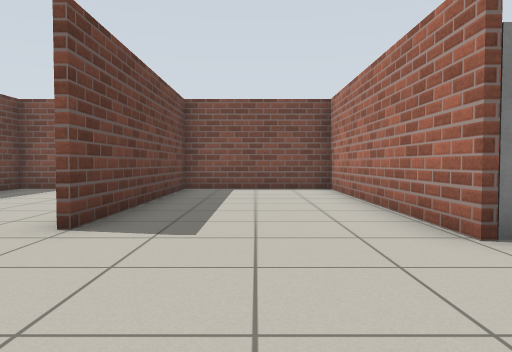
[1] (above)

12 first-person views from a walk through a robot-simulator world made for Gazebo. The camera is 0.72 m above the floor, tilts 2° down and sees 70° across. The floor is counted in squares, 1 m on a side. Each view is taken from the middle of a square. On the plan, view 1 faces up. The plan holds only what a view shows up to about 11 squares ahead; the rest is blank.

[2]
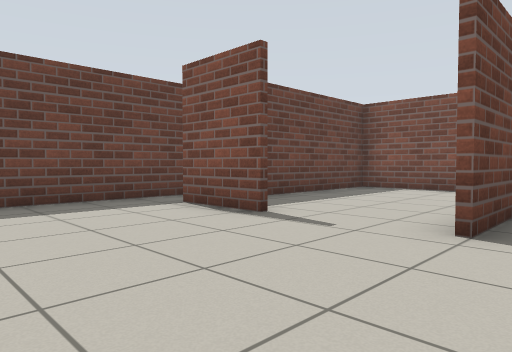

[3]
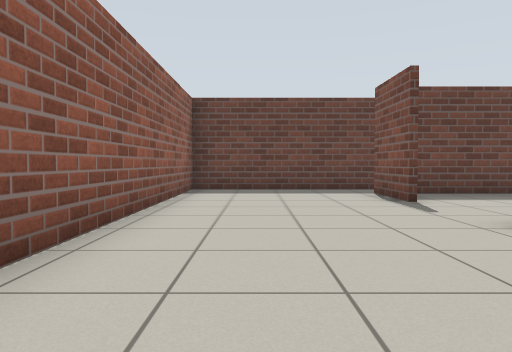

[4]
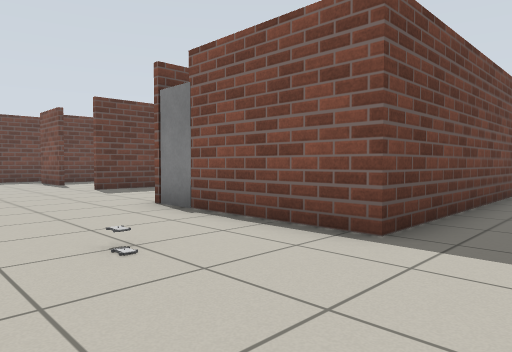

[5]
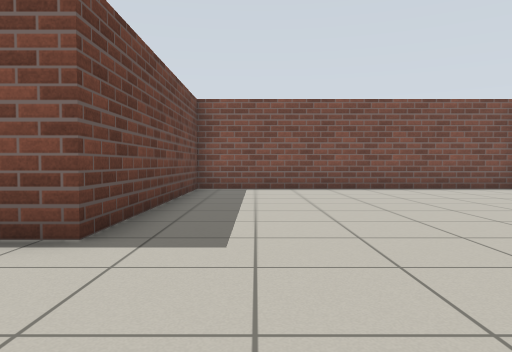

[6]
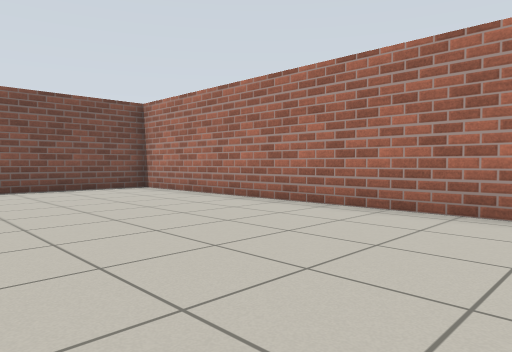

[7]
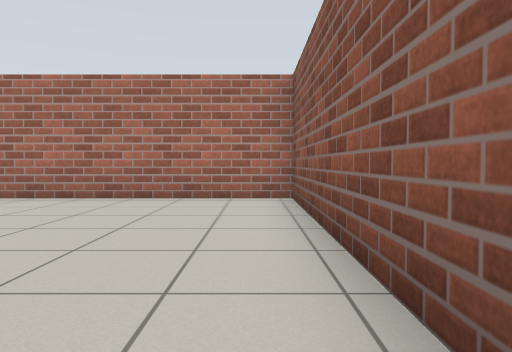

[8]
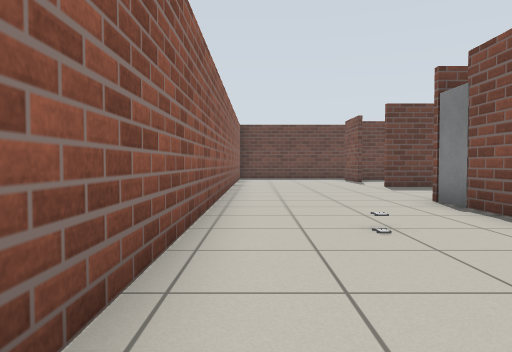

[9]
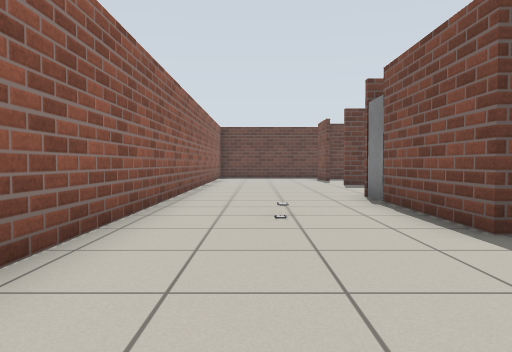

[10]
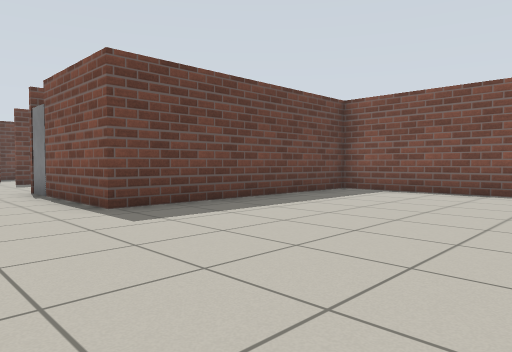

[11]
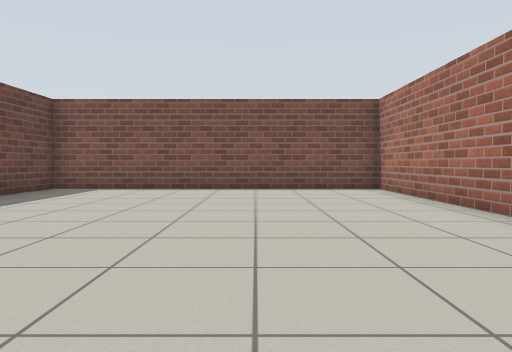

[12]
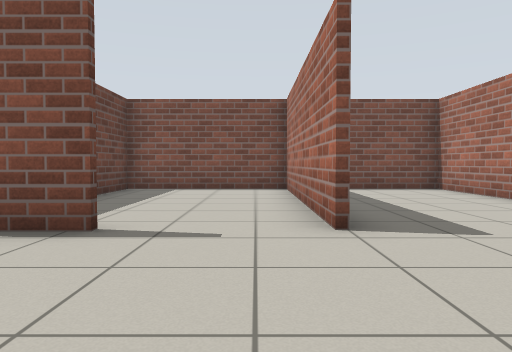

### Floor plan
Points are (right, up) in squares from view 1. A wall is a line through its corners. A room is listed if a view was taken in it or the views show most of it. See-through windows are left out.
Room 1 (views 1, 2, 3, 4, 5, 6, 7, 8, 9, 10, 11, 12)
walls: (2.1, 3.3) (2.1, 10.2) (-2, 10.2) (-2, 3.9); (-4.6, 3.8) (-6.7, 3.8); (-8, 4.7) (-8, -0.7) (15.4, -0.7) (15.4, 10.2) (6.4, 10.2) (6.4, 3.4) (3.5, 3.4)
ways out: opening at (-3.5, 4) to room 2
objects: door leaf (3, 4)
Room 2 (no view inside)
walls: (-2.1, 3.9) (-2.1, 10.2) (-6.6, 10.2) (-6.6, 4.7)
ways out: opening at (-3.5, 4) to room 1

Positions as (right, up) in squares from view 1, and headings:
1: (0, 0), facing up
2: (-1, 0), facing up-left
3: (2, 1), facing left
4: (8, 0), facing up-left
5: (8, 0), facing up
6: (10, 0), facing up-right
7: (8, 0), facing right
8: (9, 0), facing left
9: (10, 1), facing left
10: (12, 1), facing up-left
11: (12, 0), facing up
12: (-3, 0), facing up
